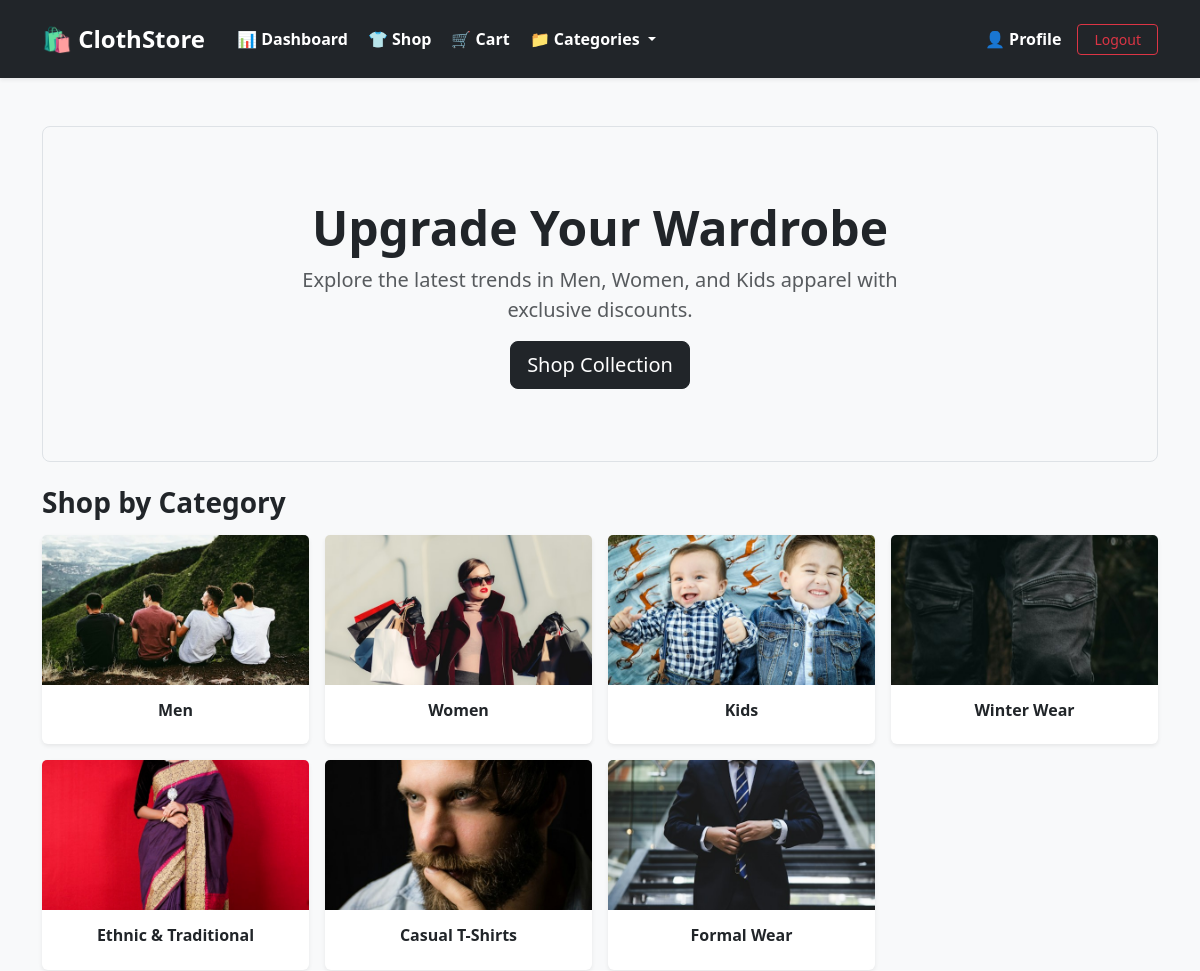
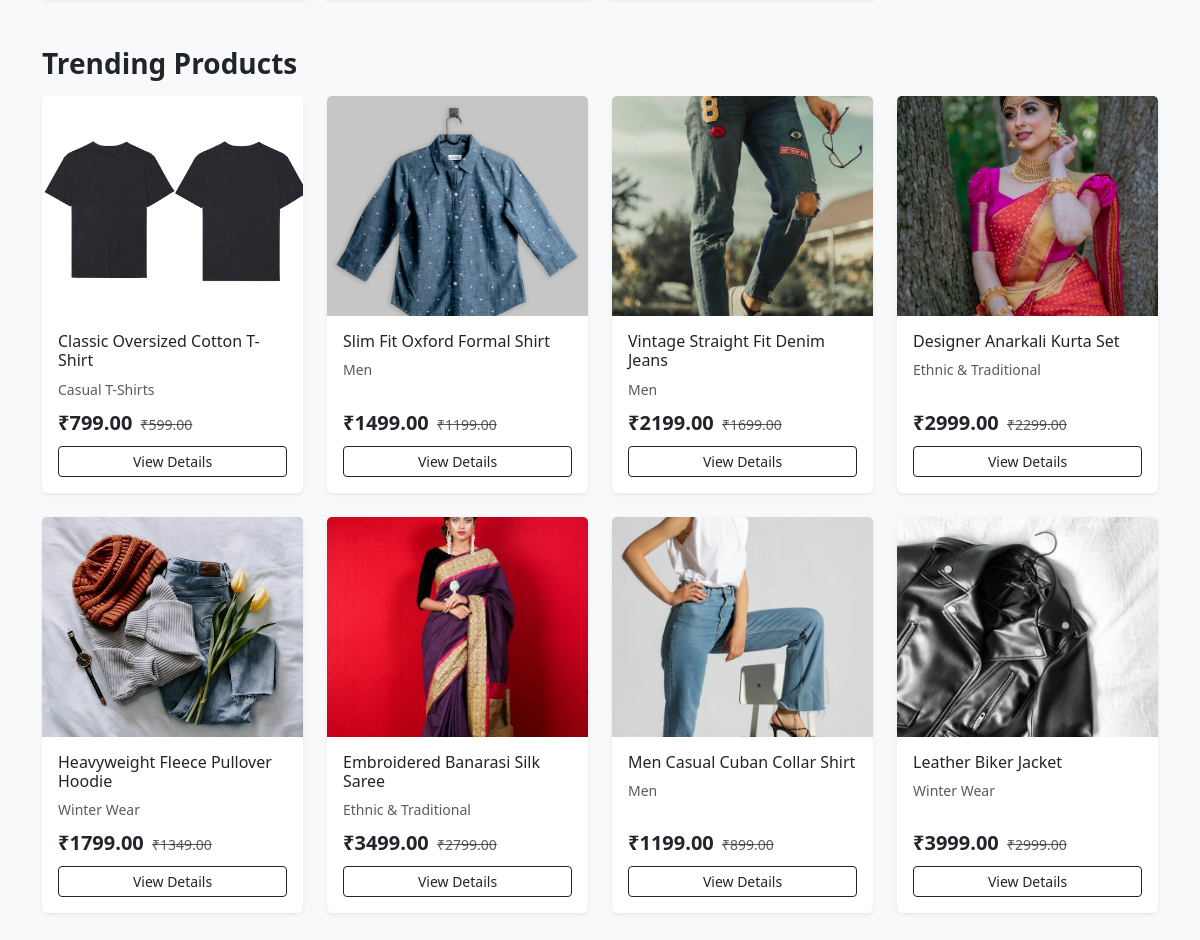
Screenshot of / (signed in) with the database file from the repository (2 pictures, top to bottom).
### csw_app/models.py (models this page shows, shortened)
class Category(models.Model):
    category_name = models.CharField(max_length=100)
    image = models.ImageField(upload_to='categories/', null=True, blank=True)

class Product(models.Model):
    category = models.ForeignKey(Category, on_delete=models.CASCADE, related_name='products')
    name = models.CharField(max_length=200)
    description = models.TextField()
    price = models.DecimalField(max_digits=10, decimal_places=2)
    discount_price = models.DecimalField(max_digits=10, decimal_places=2, null=True, blank=True)
    image = models.ImageField(upload_to='products/', null=True, blank=True)
    status = models.BooleanField(default=True)
    created_at = models.DateTimeField(auto_now_add=True)

### csw_app/views.py (the view)
# urls.py: path('', views.home_view, name='home'),
def home_view(request):
    if not request.user.is_authenticated:
        return redirect('login')
    if request.user.is_staff or request.user.is_superuser:
        return redirect('admin_dashboard')
    categories = Category.objects.all()
    products = Product.objects.filter(status=True)[:8]
    return render(request, 'user/home.html', {'categories': categories, 'products': products})

### templates/user/home.html
{% extends 'base.html' %}
{% block content %}
<div class="p-5 mb-4 bg-light rounded-3 text-center border">
    <div class="container-fluid py-4">
        <h1 class="display-5 fw-bold">Upgrade Your Wardrobe</h1>
        <p class="col-md-8 fs-5 mx-auto text-muted">Explore the latest trends in Men, Women, and Kids apparel with exclusive discounts.</p>
        <a href="{% url 'product_list' %}" class="btn btn-dark btn-lg">Shop Collection</a>
    </div>
</div>
<h3 class="mb-3 fw-bold">Shop by Category</h3>
<div class="row g-3 mb-5">
    {% for cat in categories %}
    <div class="col-6 col-md-3">
        <a href="{% url 'product_list' %}?category={{ cat.id }}" class="text-decoration-none text-dark">
            <div class="card h-100 text-center border-0 shadow-sm">
                {% if cat.image %}
                    <img src="{{ cat.image.url }}" class="card-img-top" style="height: 150px; object-fit: cover;" alt="{{ cat.category_name }}">
                {% else %}
                    <div class="bg-secondary text-white py-5">No Image</div>
                {% endif %}
                <div class="card-body">
                    <h6 class="card-title fw-semibold">{{ cat.category_name }}</h6>
                </div>
            </div>
        </a>
    </div>
    {% endfor %}
</div>
<h3 class="mb-3 fw-bold">Trending Products</h3>
<div class="row g-4">
    {% for product in products %}
    <div class="col-6 col-md-3">
        <div class="card h-100 border-0 shadow-sm">
            {% if product.image %}
                <img src="{{ product.image.url }}" class="card-img-top" style="height: 220px; object-fit: cover;" alt="{{ product.name }}">
            {% endif %}
            <div class="card-body d-flex flex-column">
                <h6 class="card-title">{{ product.name }}</h6>
                <p class="text-muted small mb-2">{{ product.category.category_name }}</p>
                <div class="mt-auto">
                    <span class="fw-bold fs-5">₹{{ product.price }}</span>
                    {% if product.discount_price %}
                        <span class="text-decoration-line-through text-muted small ms-1">₹{{ product.discount_price }}</span>
                    {% endif %}
                    <a href="{% url 'product_detail' product.id %}" class="btn btn-outline-dark btn-sm w-100 mt-2">View Details</a>
                </div>
            </div>
        </div>
    </div>
    {% endfor %}
</div>
{% endblock %}

### rows the page displays
Category: image (picture), category_name "Men"
Category: image (picture), category_name "Women"
Category: image (picture), category_name "Kids"
Category: image (picture), category_name "Winter Wear"
Category: image (picture), category_name "Ethnic & Traditional"
Category: image (picture), category_name "Casual T-Shirts"
Category: image (picture), category_name "Formal Wear"
Product: image (picture), name "Classic Oversized Cotton T-Shirt", category.category_name "Casual T-Shirts", price "799.00", discount_price "599.00"
Product: image (picture), name "Slim Fit Oxford Formal Shirt", category.category_name "Men", price "1499.00", discount_price "1199.00"
Product: image (picture), name "Vintage Straight Fit Denim Jeans", category.category_name "Men", price "2199.00", discount_price "1699.00"
Product: image (picture), name "Designer Anarkali Kurta Set", category.category_name "Ethnic & Traditional", price "2999.00", discount_price "2299.00"
Product: image (picture), name "Heavyweight Fleece Pullover Hoodie", category.category_name "Winter Wear", price "1799.00", discount_price "1349.00"
Product: image (picture), name "Embroidered Banarasi Silk Saree", category.category_name "Ethnic & Traditional", price "3499.00", discount_price "2799.00"
Product: image (picture), name "Men Casual Cuban Collar Shirt", category.category_name "Men", price "1199.00", discount_price "899.00"
Product: image (picture), name "Leather Biker Jacket", category.category_name "Winter Wear", price "3999.00", discount_price "2999.00"
